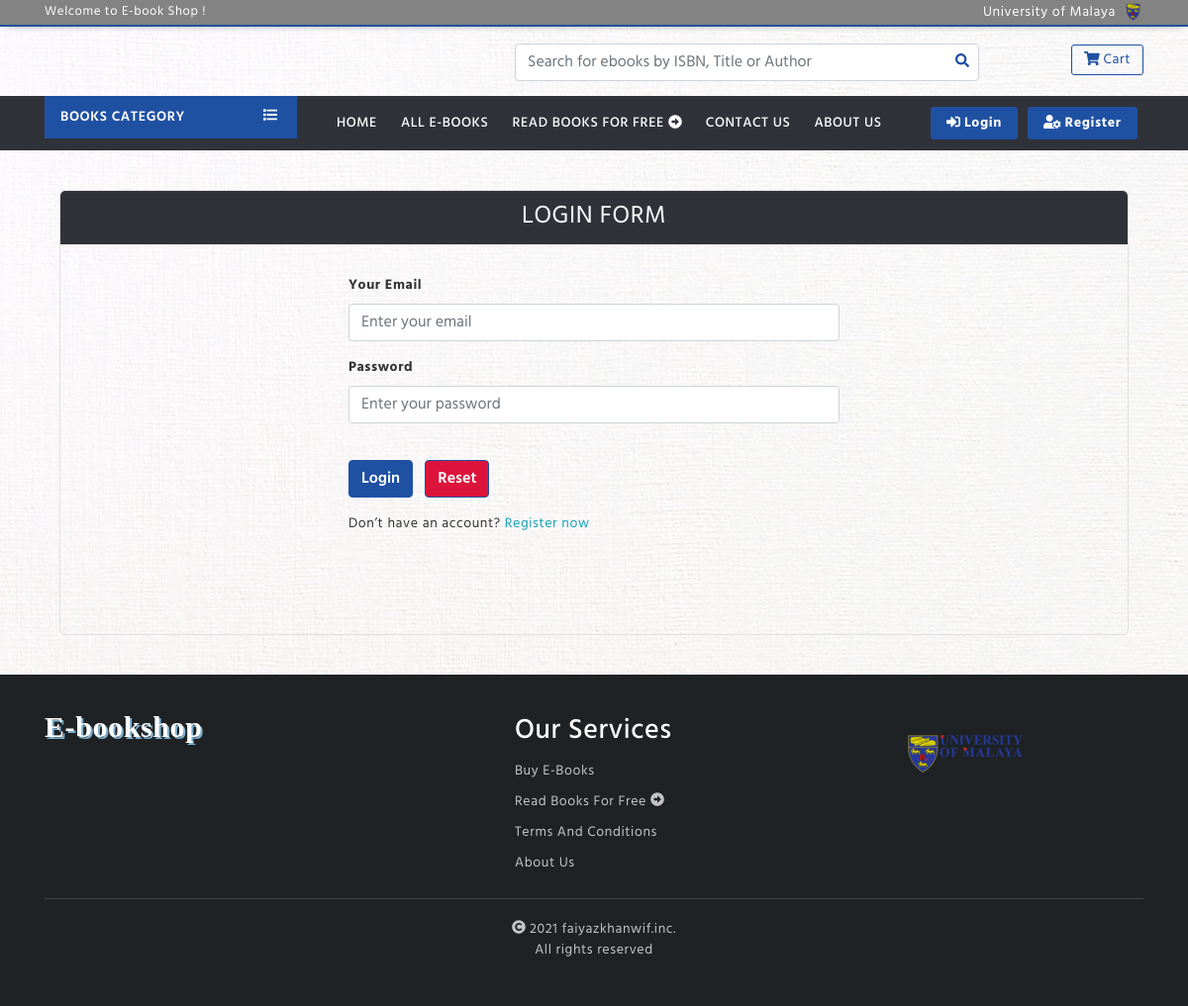
Page /users/login on the earlier database version.
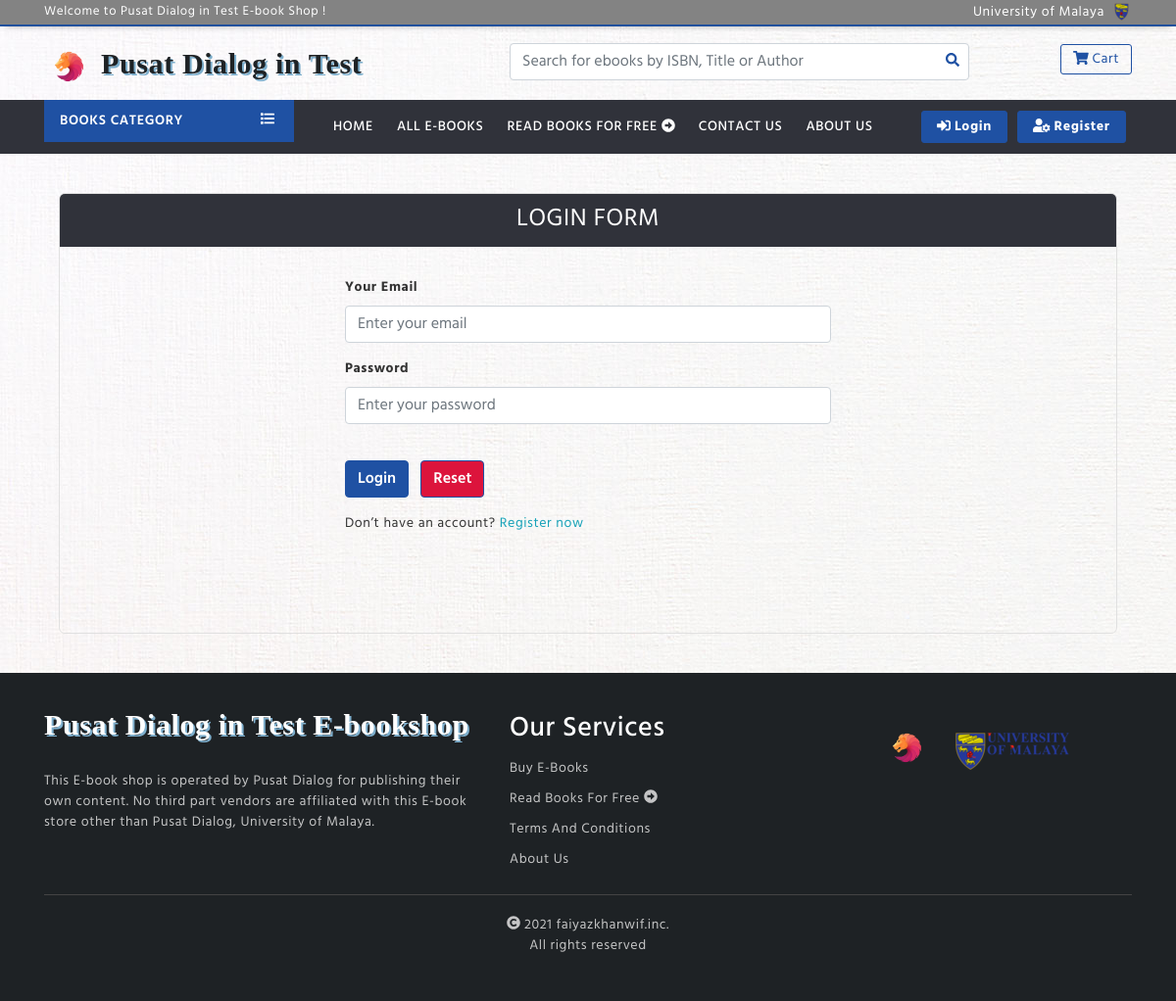
Same page on the later database version.
### tables this page shows
CREATE TABLE `orgnamedb` (
  `orgname` varchar(200) NOT NULL
);

CREATE TABLE `logo` (
  `logoimg` varchar(200) NOT NULL
);

CREATE TABLE `footerdb` (
  `footerdsc` text NOT NULL
);

### application/controllers/users.php (called while the page is built, shortened)
<?php
class Users extends CI_Controller {
	public function __construct()
	{
		$this->load->library('cart');
	}
	public function login()
	{
		$this->form_validation->set_rules('email', 'Email', 'trim|required|valid_email');
		$this->form_validation->set_rules('password', 'Password', 'trim|required');
		if($this->form_validation->run() == FALSE)
		{
			$this->load->model('Admin_model');
			$view['category'] = $this->Admin_model->get_category();
			$this->load->model('User_model');
			$view['logos'] = $this->User_model->logo_generate();
			$this->load->model('User_model');
			$view['dscs'] = $this->User_model->ft_generate();
			$this->load->model('User_model');
			$view['names'] = $this->User_model->name_generate();
			$this->load->model('User_model');
			$view['abtdscs'] = $this->User_model->about_generate();
			$this->load->model('User_model');
			$view['contactdscs'] = $this->User_model->contact_generate();
			$view['user_view'] = "users/login";
			$this->load->view('layouts/user_layout', $view);
		}
	}
}

### index.php (called while the page is built, shortened)
<?php
require_once BASEPATH.'core/CodeIgniter.php';

### application/models/user_model.php (called while the page is built, shortened)
<?php
class User_model extends CI_Model
{
public function logo_generate()
{
	$query = $this->db->get('logo');
	return $query->result();
}
public function name_generate()
{
	$query = $this->db->get('orgnamedb');
	return $query->result();
}
public function ft_generate()
{
	$query = $this->db->get('footerdb');
	return $query->result();
}
}
?>

### application/views/layouts/user_layout.php (shortened to what the changed rows need)
<!DOCTYPE html>
<html lang="en">
<head>
    <link rel="stylesheet" type="text/css" href="<?= base_url('tool/css/bootstrap.min.css'); ?>">
    <link rel="stylesheet" type="text/css" href="<?= base_url('tool/css/all.css'); ?>">
    <link rel="stylesheet" href="https://cdnjs.cloudflare.com/ajax/libs/animate.css/4.0.0/animate.min.css">
    <link rel="stylesheet" type="text/css" href="<?= base_url('tool/css/style.css'); ?>">
</head>
<body>
    <div class="header-area">
        <div class="header-top">
            <div class="container">
                <div class="row">
                    <div class="col-md-6">
                        <div class="welcome-tx">Welcome to
                            <?php foreach($names as $name): ?>
                                <?php print $name->orgname;?>
                                <?php endforeach; ?> E-book Shop !</div>
                            </div>
                        </div>
                    </div>
                </div>
                <div class="header-mid">
                    <div class="container">
                        <div class="row">
                            <div class="col-md-5">
                                <div class="logo">
                                    <?php foreach($logos as $logo):?>
                                        <div class="lname"><a href="<?= base_url() ?>home"><span><?php print '<img src = "'.strip_tags($logo->logoimg).'" alt = "">';?>
                                        <?php foreach($names as $name): ?>
                                            <?php print $name->orgname;?>
                                            <?php endforeach; ?></span> </a></div>
                                        <?php endforeach;?>
                                    </div>
                                </div>
                            </div>
                        </div>
                    </div>
                        <?php $this->load->view('temp/menu'); ?>
                </div>
                            <?php $this->load->view($user_view); ?>
                <div>
                    <?php $this->load->view('temp/footer'); ?>

### application/views/temp/footer.php (shortened to what the changed rows need)
<div class="footer-area-home">
    <div class="container">
        <div class="row">
            <div class="col-md-5">
                <div class="widget">
                    <div class="brand-name">
                        <div class="logo">
                                <div class="lname"><a href="<?= base_url() ?>home"><span>
                                <?php foreach($names as $name): ?>
                                    <?php print $name->orgname;?>
                                    <?php endforeach; ?> E-bookshop</span> </a></div>
                            </div>
                            <p><?php foreach($dscs as $dsc): ?>
                                    <?php print $dsc->footerdsc;?>
                                    <?php endforeach; ?></p>
                        </div>
                    </div>
                </div>
                <div class="col-md-3">
                    <div class="widget">
                        <div class="brand-name">
                            <div class="logo">
                                <?php foreach($logos as $logo):?>
                                <span class="lname">
                                    <span><a href="https://dialogue.um.edu.my"><?php print '<img src = "'.strip_tags($logo->logoimg).'" alt = "">';?> </a></span>
                                </span>
                                <?php endforeach;?>
                            </div>
                        </div>
                    </div>
                </div>
            </div>
        </div>
    </div>
</body>
</html>

Differences in the rows shown:
added orgnamedb: orgname "Pusat Dialog in Test"
added logo: logoimg (picture)
added footerdb: footerdsc "This E-book shop is operated by Pusat Dialog for publishing their own content. No third part vendors are affiliated with this E-book store other than Pusat Dialog, University of Malaya."
